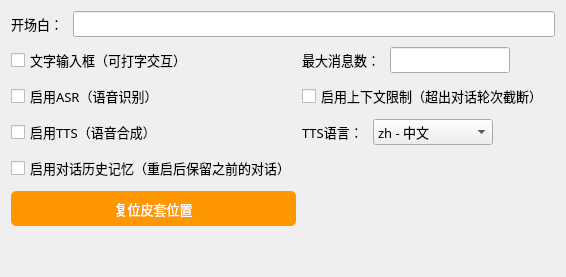
             <widget class="QWidget" name="tab_basic_config">
              <attribute name="title">
               <string>基础配置</string>
              </attribute>
              <layout class="QVBoxLayout" name="verticalLayout_basic_config">
               <property name="spacing">
                <number>10</number>
               </property>
               <item>
                <layout class="QHBoxLayout" name="horizontalLayout_3">
                 <item>
                  <widget class="QLabel" name="label_7">
                   <property name="minimumSize">
                    <size>
                     <width>0</width>
                     <height>0</height>
                    </size>
                   </property>
                   <property name="font">
                    <font>
                     <family>微软雅黑</family>
                     <pointsize>10</pointsize>
                    </font>
                   </property>
                   <property name="text">
                    <string>开场白：</string>
                   </property>
                  </widget>
                 </item>
                 <item>
                  <widget class="QLineEdit" name="lineEdit_4">
                   <property name="font">
                    <font>
                     <family>微软雅黑</family>
                     <pointsize>10</pointsize>
                    </font>
                   </property>
                  </widget>
                 </item>
                </layout>
               </item>
               <item>
                <layout class="QGridLayout" name="gridLayout_3">
                 <property name="horizontalSpacing">
                  <number>6</number>
                 </property>
                 <property name="verticalSpacing">
                  <number>10</number>
                 </property>
                 <item row="0" column="0">
                  <widget class="QCheckBox" name="checkBox_3">
                   <property name="sizePolicy">
                    <sizepolicy hsizetype="Minimum" vsizetype="Preferred">
                     <horstretch>0</horstretch>
                     <verstretch>0</verstretch>
                    </sizepolicy>
                   </property>
                   <property name="font">
                    <font>
                     <family>微软雅黑</family>
                     <pointsize>10</pointsize>
                    </font>
                   </property>
                   <property name="text">
                    <string>文字输入框（可打字交互）</string>
                   </property>
                  </widget>
                 </item>
                 <item row="0" column="1">
                  <layout class="QHBoxLayout" name="horizontalLayout_5" stretch="1,2,10">
                   <property name="spacing">
                    <number>10</number>
                   </property>
                   <item>
                    <widget class="QLabel" name="label_10">
                     <property name="sizePolicy">
                      <sizepolicy hsizetype="Expanding" vsizetype="Preferred">
                       <horstretch>0</horstretch>
                       <verstretch>0</verstretch>
                      </sizepolicy>
                     </property>
                     <property name="minimumSize">
                      <size>
                       <width>0</width>
                       <height>0</height>
                      </size>
                     </property>
                     <property name="font">
                      <font>
                       <family>微软雅黑</family>
                       <pointsize>10</pointsize>
                      </font>
                     </property>
                     <property name="text">
                      <string>最大消息数：</string>
                     </property>
                    </widget>
                   </item>
                   <item>
                    <widget class="QLineEdit" name="lineEdit_5">
                     <property name="minimumSize">
                      <size>
                       <width>120</width>
                       <height>0</height>
                      </size>
                     </property>
                     <property name="maximumSize">
                      <size>
                       <width>16777215</width>
                       <height>16777215</height>
                      </size>
                     </property>
                     <property name="font">
                      <font>
                       <family>微软雅黑</family>
                       <pointsize>10</pointsize>
                      </font>
                     </property>
                    </widget>
                   </item>
                   <item>
                    <spacer name="horizontalSpacer_3">
                     <property name="orientation">
                      <enum>Qt::Horizontal</enum>
                     </property>
                     <property name="sizeHint" stdset="0">
                      <size>
                       <width>40</width>
                       <height>20</height>
                      </size>
                     </property>
                    </spacer>
                   </item>
                  </layout>
                 </item>
                 <item row="1" column="0">
                  <widget class="QCheckBox" name="checkBox_asr">
                   <property name="sizePolicy">
                    <sizepolicy hsizetype="Minimum" vsizetype="Preferred">
                     <horstretch>0</horstretch>
                     <verstretch>0</verstretch>
                    </sizepolicy>
                   </property>
                   <property name="font">
                    <font>
                     <family>微软雅黑</family>
                     <pointsize>10</pointsize>
                    </font>
                   </property>
                   <property name="text">
                    <string>启用ASR（语音识别）</string>
                   </property>
                  </widget>
                 </item>
                 <item row="1" column="1">
                  <widget class="QCheckBox" name="checkBox_4">
                   <property name="sizePolicy">
                    <sizepolicy hsizetype="Minimum" vsizetype="Preferred">
                     <horstretch>0</horstretch>
                     <verstretch>0</verstretch>
                    </sizepolicy>
                   </property>
                   <property name="font">
                    <font>
                     <family>微软雅黑</family>
                     <pointsize>10</pointsize>
                    </font>
                   </property>
                   <property name="text">
                    <string>启用上下文限制（超出对话轮次截断）</string>
                   </property>
                  </widget>
                 </item>
                 <item row="2" column="0">
                  <widget class="QCheckBox" name="checkBox_tts">
                   <property name="sizePolicy">
                    <sizepolicy hsizetype="Minimum" vsizetype="Preferred">
                     <horstretch>0</horstretch>
                     <verstretch>0</verstretch>
                    </sizepolicy>
                   </property>
                   <property name="font">
                    <font>
                     <family>微软雅黑</family>
                     <pointsize>10</pointsize>
                    </font>
                   </property>
                   <property name="text">
                    <string>启用TTS（语音合成）</string>
                   </property>
                  </widget>
                 </item>
                 <item row="3" column="0">
                  <widget class="QCheckBox" name="checkBox_persistent_history">
                   <property name="sizePolicy">
                    <sizepolicy hsizetype="Minimum" vsizetype="Preferred">
                     <horstretch>0</horstretch>
                     <verstretch>0</verstretch>
                    </sizepolicy>
                   </property>
                   <property name="font">
                    <font>
                     <family>微软雅黑</family>
                     <pointsize>10</pointsize>
                    </font>
                   </property>
                   <property name="text">
                    <string>启用对话历史记忆（重启后保留之前的对话）</string>
                   </property>
                  </widget>
                 </item>
                 <item row="2" column="1">
                  <layout class="QHBoxLayout" name="horizontalLayout_4" stretch="1,2,10">
                   <property name="spacing">
                    <number>10</number>
                   </property>
                   <item>
                    <widget class="QLabel" name="label_tts_language">
                     <property name="minimumSize">
                      <size>
                       <width>0</width>
                       <height>0</height>
                      </size>
                     </property>
                     <property name="font">
                      <font>
                       <family>微软雅黑</family>
                       <pointsize>10</pointsize>
                      </font>
                     </property>
                     <property name="text">
                      <string>TTS语言：</string>
                     </property>
                    </widget>
                   </item>
                   <item>
                    <widget class="QComboBox" name="comboBox_tts_language">
                     <property name="minimumSize">
                      <size>
                       <width>120</width>
                       <height>0</height>
                      </size>
                     </property>
                     <property name="font">
                      <font>
                       <family>微软雅黑</family>
                       <pointsize>10</pointsize>
                      </font>
                     </property>
                     <item>
                      <property name="text">
                       <string>zh - 中文</string>
                      </property>
                     </item>
                     <item>
                      <property name="text">
                       <string>en - 英文</string>
                      </property>
                     </item>
                     <item>
                      <property name="text">
                       <string>ja - 日语</string>
                      </property>
                     </item>
                     <item>
                      <property name="text">
                       <string>ko - 韩语</string>
                      </property>
                     </item>
                    </widget>
                   </item>
                   <item>
                    <spacer name="horizontalSpacer_7">
                     <property name="orientation">
                      <enum>Qt::Horizontal</enum>
                     </property>
                     <property name="sizeHint" stdset="0">
                      <size>
                       <width>40</width>
                       <height>20</height>
                      </size>
                     </property>
                    </spacer>
                   </item>
                  </layout>
                 </item>
                 <item row="4" column="0">
                  <widget class="QPushButton" name="pushButton_reset_model_position">
                   <property name="sizePolicy">
                    <sizepolicy hsizetype="Minimum" vsizetype="Fixed">
                     <horstretch>0</horstretch>
                     <verstretch>0</verstretch>
                    </sizepolicy>
                   </property>
                   <property name="minimumSize">
                    <size>
                     <width>0</width>
                     <height>35</height>
                    </size>
                   </property>
                   <property name="font">
                    <font>
                     <family>微软雅黑</family>
                     <pointsize>10</pointsize>
                    </font>
                   </property>
                   <property name="cursor">
                    <cursorShape>PointingHandCursor</cursorShape>
                   </property>
                   <property name="styleSheet">
                    <string notr="true">QPushButton {
    background-color: #ff9800;
    color: white;
    border: none;
    border-radius: 5px;
    padding: 5px 15px;
}
QPushButton:hover {
    background-color: #f57c00;
}
QPushButton:pressed {
    background-color: #e65100;
}</string>
                   </property>
                   <property name="text">
                    <string>复位皮套位置</string>
                   </property>
                  </widget>
                 </item>
                </layout>
               </item>
               <item>
                <spacer name="verticalSpacer_basic_config">
                 <property name="orientation">
                  <enum>Qt::Vertical</enum>
                 </property>
                 <property name="sizeHint" stdset="0">
                  <size>
                   <width>20</width>
                   <height>40</height>
                  </size>
                 </property>
                </spacer>
               </item>
              </layout>
             </widget>
